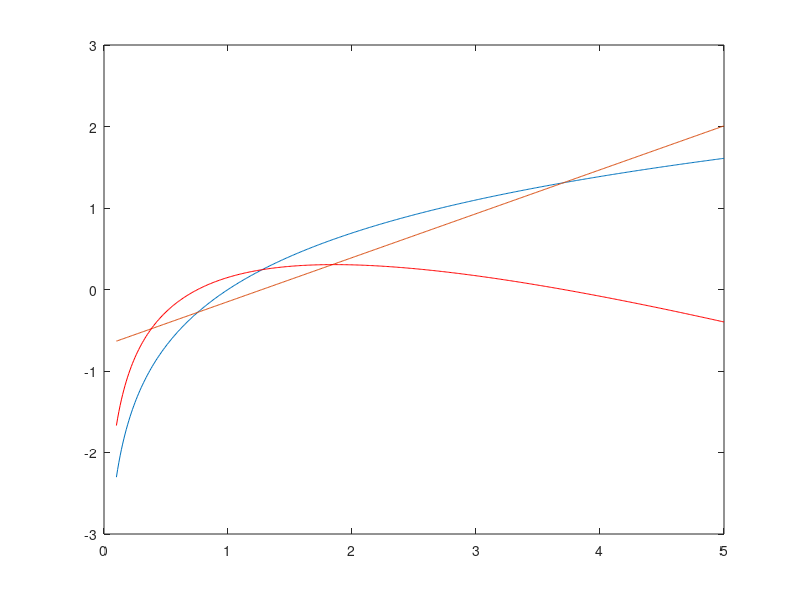

Recreate this plot in MATLAB.
yk = 0.1:0.01:5;
yk = yk;

w = log(yk');
size(w)

xk = yk;
X = [xk; ones(1, length(xk))];
X = X';
size(X)

[beta, betaint, res] = regress(w, X);
w = beta(1)*xk + beta(2);

plot(yk, log(yk), xk, w, xk, res, 'r');
